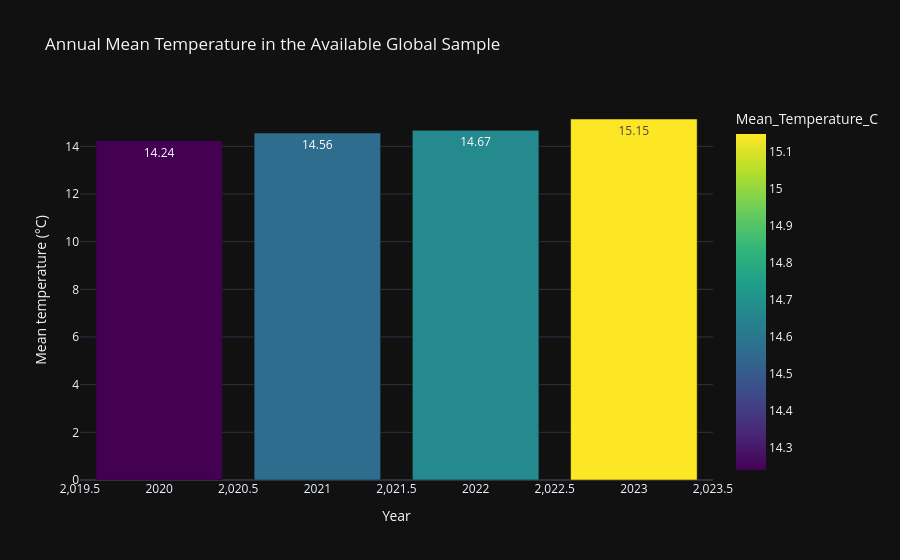

Write notebook code for a chart like this one.
### Markdown cell above
*How did the annual average temperature and the range of monthly averages change from year to year?*

### Code cell
yearly_global = (
    global_monthly.groupby("year")
    .agg(
        Mean_Temperature_C=("T2M_mean_C", "mean"),
        Median_of_Monthly_Medians_C=("T2M_median_C", "median"),
        Lowest_Monthly_Mean_C=("T2M_mean_C", "min"),
        Highest_Monthly_Mean_C=("T2M_mean_C", "max"),
        Monthly_Variability_C=("T2M_mean_C", "std"),
        Available_Months=("time_period", "nunique")
    )
    .reset_index()
)

yearly_global["Change_from_previous_year_C"] = (
    yearly_global["Mean_Temperature_C"].diff()
)

display(yearly_global.round(2))

fig = px.bar(
    yearly_global,
    x="year",
    y="Mean_Temperature_C",
    color="Mean_Temperature_C",
    color_continuous_scale="Viridis",
    text_auto=".2f",
    title="Annual Mean Temperature in the Available Global Sample"
)
fig.update_layout(
    template="plotly_dark",
    xaxis_title="Year",
    yaxis_title="Mean temperature (°C)"
)
fig.show()

### Figure 1 — Plotly figure (JSON) as saved in the notebook; plotly's stock layout.template omitted (floating-point values rounded to 4 significant figures)
{"data": [{"hovertemplate": "year=%{x}<br>Mean_Temperature_C=%{marker.color}<extra></extra>", "legendgroup": "", "marker": {"color": [14.24, 14.56, 14.67, 15.15], "coloraxis": "coloraxis", "pattern": {"shape": ""}}, "name": "", "orientation": "v", "showlegend": false, "textposition": "auto", "texttemplate": "%{y:.2f}", "type": "bar", "x": [2020, 2021, 2022, 2023], "xaxis": "x", "y": [14.24, 14.56, 14.67, 15.15], "yaxis": "y"}], "layout": {"barmode": "relative", "coloraxis": {"autocolorscale": false, "colorbar": {"title": {"text": "Mean_Temperature_C"}}, "colorscale": [[0, "#440154"], [0.1111, "#482878"], [0.2222, "#3e4989"], [0.3333, "#31688e"], [0.4444, "#26828e"], [0.5556, "#1f9e89"], [0.6667, "#35b779"], [0.7778, "#6ece58"], [0.8889, "#b5de2b"], [1, "#fde725"]]}, "legend": {"tracegroupgap": 0}, "title": {"text": "Annual Mean Temperature in the Available Global Sample"}, "xaxis": {"anchor": "y", "domain": [0, 1], "title": {"text": "Year"}}, "yaxis": {"anchor": "x", "domain": [0, 1], "title": {"text": "Mean temperature (°C)"}}}}
